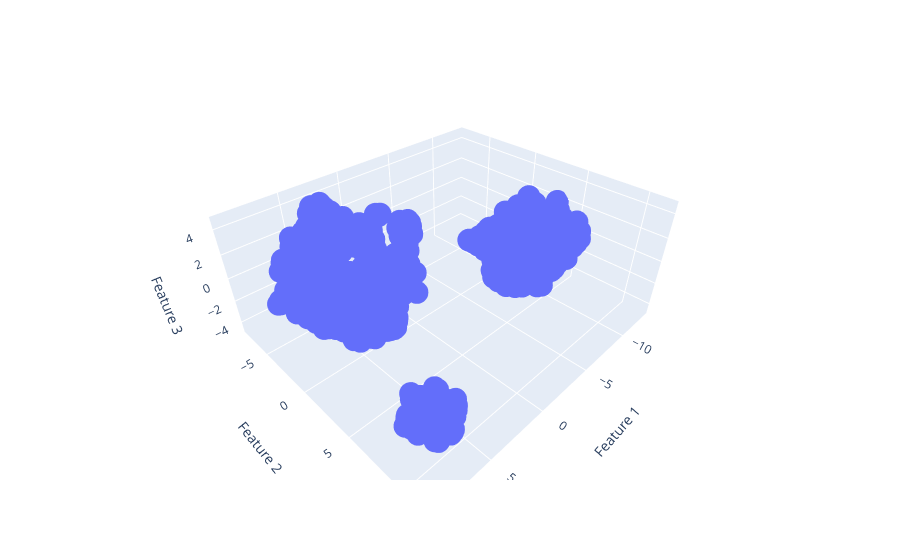

Here is the notebook cell this chart was saved with:
### Code cell
# plotting a 3D scatterplot
fig = px.scatter_3d(tsne_3d_data, x='Feature 1', y='Feature 2', z='Feature 3')
fig.show()

### Figure 1 — Plotly figure (JSON) as saved in the notebook; plotly's stock layout.template omitted (floating-point values rounded to 4 significant figures; data arrays with more than 128 entries replaced by an {"elided": "..."} marker saying what was removed)
{"data": [{"hovertemplate": "Feature 1=%{x}<br>Feature 2=%{y}<br>Feature 3=%{z}<extra></extra>", "legendgroup": "", "marker": {"color": "#636efa", "symbol": "circle"}, "mode": "markers", "name": "", "scene": "scene", "showlegend": false, "type": "scatter3d", "x": {"elided": "660 float values"}, "y": {"elided": "660 float values"}, "z": {"elided": "660 float values"}}], "layout": {"legend": {"tracegroupgap": 0}, "margin": {"t": 60}, "scene": {"domain": {"x": [0, 1], "y": [0, 1]}, "xaxis": {"title": {"text": "Feature 1"}}, "yaxis": {"title": {"text": "Feature 2"}}, "zaxis": {"title": {"text": "Feature 3"}}}}}
